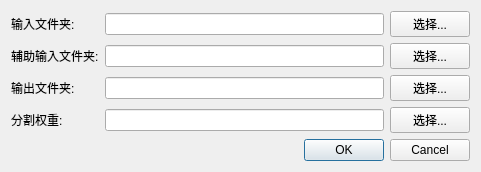
<?xml version="1.0" encoding="UTF-8"?>
<ui version="4.0">
 <class>ProjectConfigWindow</class>
 <widget class="QDialog" name="ProjectConfigWindow">
  <property name="geometry">
   <rect>
    <x>0</x>
    <y>0</y>
    <width>481</width>
    <height>159</height>
   </rect>
  </property>
  <property name="windowTitle">
   <string>Dialog</string>
  </property>
  <layout class="QVBoxLayout" name="verticalLayout">
   <item>
    <layout class="QGridLayout" name="gridLayout">
     <item row="0" column="0">
      <widget class="QLabel" name="label_input">
       <property name="text">
        <string>输入文件夹:</string>
       </property>
      </widget>
     </item>
     <item row="0" column="1">
      <widget class="QLineEdit" name="line_input">
       <property name="text">
        <string/>
       </property>
      </widget>
     </item>
     <item row="0" column="2">
      <widget class="QPushButton" name="btn_select_input">
       <property name="text">
        <string>选择...</string>
       </property>
      </widget>
     </item>
     <item row="1" column="0">
      <widget class="QLabel" name="label_input_2">
       <property name="text">
        <string>辅助输入文件夹:</string>
       </property>
      </widget>
     </item>
     <item row="1" column="1">
      <widget class="QLineEdit" name="line_input_2">
       <property name="text">
        <string/>
       </property>
      </widget>
     </item>
     <item row="1" column="2">
      <widget class="QPushButton" name="btn_select_input_2">
       <property name="text">
        <string>选择...</string>
       </property>
      </widget>
     </item>
     <item row="2" column="0">
      <widget class="QLabel" name="label_output">
       <property name="text">
        <string>输出文件夹:</string>
       </property>
      </widget>
     </item>
     <item row="2" column="1">
      <widget class="QLineEdit" name="line_output">
       <property name="text">
        <string/>
       </property>
      </widget>
     </item>
     <item row="2" column="2">
      <widget class="QPushButton" name="btn_select_output">
       <property name="text">
        <string>选择...</string>
       </property>
      </widget>
     </item>
     <item row="3" column="0">
      <widget class="QLabel" name="label_seg_weight">
       <property name="text">
        <string>分割权重:</string>
       </property>
      </widget>
     </item>
     <item row="3" column="1">
      <widget class="QLineEdit" name="line_seg_weight">
       <property name="text">
        <string/>
       </property>
      </widget>
     </item>
     <item row="3" column="2">
      <widget class="QPushButton" name="btn_select_seg_weight">
       <property name="text">
        <string>选择...</string>
       </property>
      </widget>
     </item>
    </layout>
   </item>
   <item>
    <widget class="QDialogButtonBox" name="buttonBox">
     <property name="orientation">
      <enum>Qt::Horizontal</enum>
     </property>
     <property name="standardButtons">
      <set>QDialogButtonBox::Cancel|QDialogButtonBox::Ok</set>
     </property>
    </widget>
   </item>
  </layout>
 </widget>
 <resources/>
 <connections>
  <connection>
   <sender>buttonBox</sender>
   <signal>accepted()</signal>
   <receiver>ProjectConfigWindow</receiver>
   <slot>accept()</slot>
   <hints>
    <hint type="sourcelabel">
     <x>248</x>
     <y>254</y>
    </hint>
    <hint type="destinationlabel">
     <x>157</x>
     <y>274</y>
    </hint>
   </hints>
  </connection>
  <connection>
   <sender>buttonBox</sender>
   <signal>rejected()</signal>
   <receiver>ProjectConfigWindow</receiver>
   <slot>reject()</slot>
   <hints>
    <hint type="sourcelabel">
     <x>316</x>
     <y>260</y>
    </hint>
    <hint type="destinationlabel">
     <x>286</x>
     <y>274</y>
    </hint>
   </hints>
  </connection>
 </connections>
</ui>
